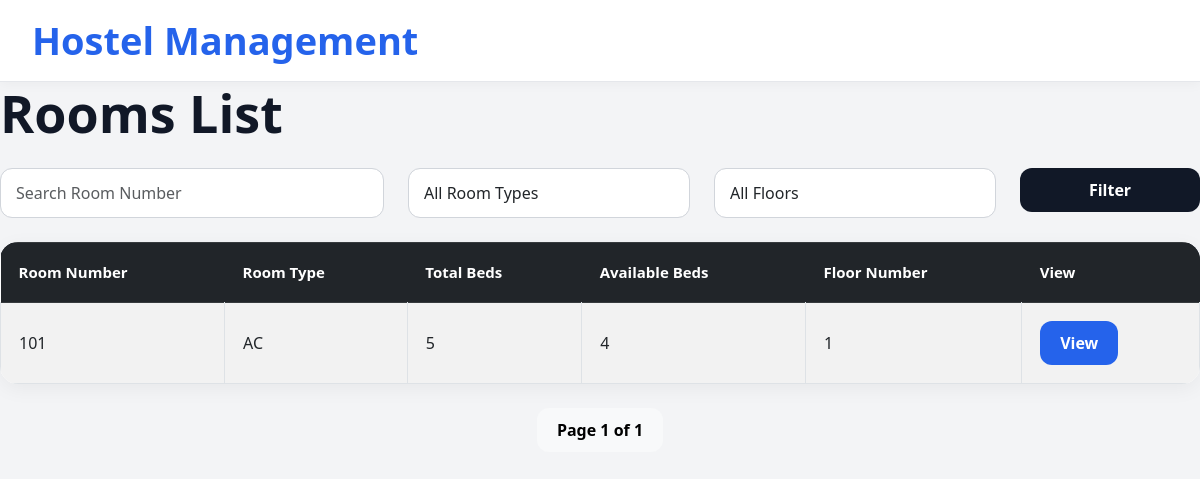
Page /room-list/ on the committed database.
### hostel_app/models.py (models this page shows, shortened)
class Room(models.Model):
    ROOM_TYPES = [
        ('AC', 'AC'),
        ('Non-AC', 'Non-AC'),
    ]
    room_number = models.CharField(
        max_length=20,
        unique=True
    )
    room_type = models.CharField(
        max_length=20,
        choices=ROOM_TYPES
    )
    total_beds = models.IntegerField()
    available_beds = models.IntegerField()
    floor_number = models.IntegerField()

### hostel_app/views.py (the view)
# urls.py: path('room-list/',views.room_list,name='room-list'),
def room_list(request):
    rooms = Room.objects.all()
    search = request.GET.get('search')
    room_type = request.GET.get('room_type')
    floor = request.GET.get('floor')
    if search:
        rooms = rooms.filter(
            room_number__icontains=search
        )
    if room_type:
        rooms = rooms.filter(
            room_type=room_type
        )
    if floor:
        rooms = rooms.filter(
            floor_number=floor
        )
    paginator = Paginator(rooms, 5)
    page_number = request.GET.get("page")
    page_obj = paginator.get_page(page_number)
    floors = Room.objects.values_list(
        'floor_number',
        flat=True
    ).distinct()
    context = {
        "page_obj": page_obj,
        "floors": floors
    }
    return render(
        request,
        "rooms/room_list.html",
        context
    )

### hostel_app/templates/rooms/room_list.html (shortened to what this page needs)
{% extends "master.html" %}
{% block content %}
<div class="d-flex justify-content-between align-items-center mb-4">
    <h1 class="mb-0">
        Rooms List
    </h1>
</div>
<form method="GET" class="row mb-4">
    <div class="col-md-4">
        <input
            type="text"
            name="search"
            class="form-control"
            placeholder="Search Room Number"
        >
    </div>
    <div class="col-md-3">
        <select
            name="room_type"
            class="form-control"
        >
            <option value="">
                All Room Types
            </option>
        </select>
    </div>
    <div class="col-md-3">
        <select
            name="floor"
            class="form-control"
        >
            <option value="">
                All Floors
            </option>
        </select>
    </div>
    <div class="col-md-2">
        <button
            type="submit"
            class="btn btn-dark w-100"
        >
            Filter
        </button>
    </div>
</form>
    <table class="table table-striped table-bordered">
        <thead class="table-dark">
            <tr>
                <th>Room Number</th>
                <th>Room Type</th>
                <th>Total Beds</th>
                <th>Available Beds</th>
                <th>Floor Number</th>
                {% if user.is_staff %}
                    <th>Action</th>
                {% else %}
                    <th>View</th>
                {% endif %}
            </tr>
        </thead>
         <tbody>
    {% for room in page_obj %}
    <tr>
        <td>{{ room.room_number }}</td>
        <td>{{ room.room_type }}</td>
        <td>{{ room.total_beds }}</td>
        <td>{{ room.available_beds }}</td>
        <td>{{ room.floor_number }}</td>
        <td>
            <a
                href="{% url 'room-details' room.id %}"
                class="btn btn-primary"
            >
                View
            </a>
        </td>
    </tr>
    {% endfor %}
</tbody>
    </table>
    <div class="d-flex justify-content-center mt-4 gap-2">
    <span class="btn btn-light">
        Page {{ page_obj.number }}
        of
        {{ page_obj.paginator.num_pages }}
    </span>
</div>
</div>
{% endblock content %}

### hostel_app/templates/master.html (style rules this page uses)
* { margin: 0; padding: 0; box-sizing: border-box; }
body { background: #f3f4f6; font-family: 'Segoe UI', sans-serif; overflow-x: hidden; }
.table { background: white; border-radius: 18px; overflow: hidden; box-shadow: 0 5px 20px rgba(0,0,0,0.05); }
.table thead { background: #111827; color: white; }
.table th { padding: 18px; font-size: 15px; border: none; }
.table td { padding: 18px; vertical-align: middle; }
.btn { border-radius: 12px; padding: 10px 20px; font-weight: 600; border: none; }
.btn-primary { background: #2563eb; }
.btn-dark { background: #111827; }
.form-control, .form-select { border-radius: 12px; padding: 12px 15px; border: 1px solid #d1d5db; box-shadow: none; }
h1 { font-size: 52px; font-weight: 800; color: #111827; margin-bottom: 12px; }

### rows in the picture
Room: room_number "101", room_type "AC", total_beds "5", available_beds "4", floor_number "1"

### other values in the picture
{{ page_obj.number }} "1"
{{ page_obj.paginator.num_pages }} "1"
